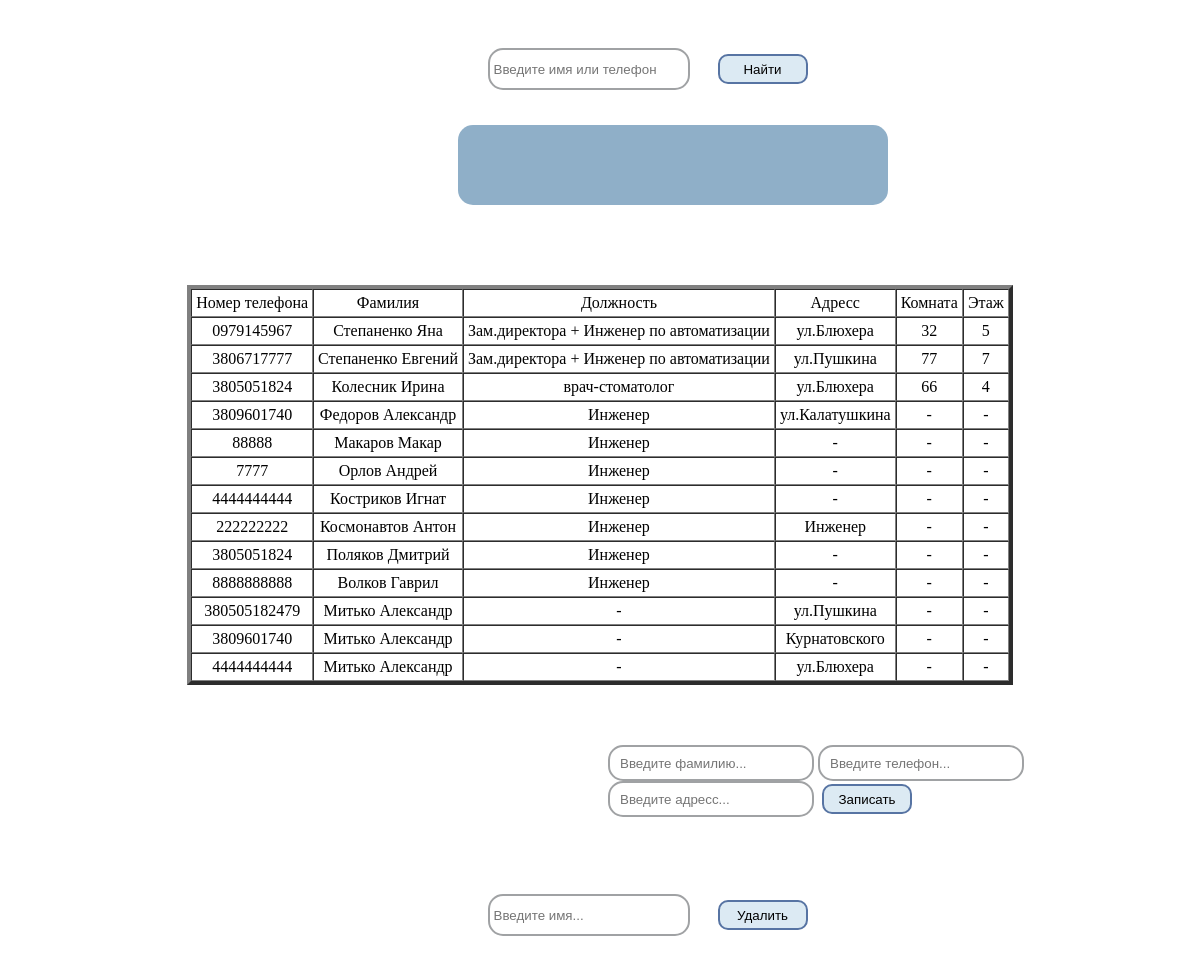
The page / on the database its author committed.
### main/models.py (models this page shows, shortened)
class Catalog(models.Model):
    phone = models.CharField(max_length=50, null=True, blank=True)
    name = models.CharField(max_length=50, null=True, blank=True)
    position = models.CharField(max_length=50, null=True, blank=True)
    address = models.CharField(max_length=50, null=True, blank=True)
    room = models.CharField(max_length=50, null=True, blank=True)
    floor = models.CharField(max_length=50, null=True, blank=True)
    photo = models.ImageField(null=True, blank=True)

### main/views.py (the view, shortened to what this page needs)
# urls.py: path('', views.main, name='main')
def main(request):
    list_name = Catalog.objects.all()
    x = request.GET.get('n')
    if request.method == "POST":
        e = request.POST['new']
        phone = request.POST['phone']
        address = request.POST['address']
        f = Catalog.objects.create(name=e, phone=phone, address=address)
    m = request.GET.get('z')
    Catalog.objects.filter(name=m).delete()
    return render(request, 'main/main.html', locals())

### main/templates/main/main.html (shortened to what this page needs)
<!DOCTYPE html>
<html lang="en">
<head>
    {% load static %}
    <link rel="stylesheet" href="{% static 'css/main.css' %}">
</head>
<body>
<form action="" method="GET">
    <input type="text" name="n" class="search" placeholder="Введите имя или телефон" value="{% if x %}  {{ x }}{% endif %}">
    <button id="button" type="submit">Найти</button>
</form>
<div id="display">
</div>
<table border="4" cellpadding="4" cellspacing="0" align="center" >
    <tr align="center">
        <td>Номер телефона</td>
        <td>Фамилия</td>
        <td>Должность</td>
        <td>Адресс</td>
        <td>Комната</td>
        <td>Этаж</td>
    </tr>
    {%  for i in list_name %}
    <tr align="center">
        <td>{{ i.phone }}</td>
        <td>{{ i.name }}</td>
        <td>
            {% if not i.position %}
                -
            {% else %}
                {{ i.position }}
            {% endif %}
        </td>
        <td>
            {% if i.address == None %}
                 -
            {% else %}
                {{ i.address }}
            {% endif %}
        </td>
        <td>
            {% if i.room == None %}
                 -
            {% else %}
                {{ i.room }}
            {% endif %}
        </td>
        <td>
            {% if not i.floor %}
                 -
            {% else %}
                {{ i.floor }}
            {% endif %}
        </td>
    </tr>
    {% endfor %}
</table>
<form action="" method="post" enctype="multipart/form-data" >
    <div id="new">
        <input type="text" name="new" class="new" placeholder="Введите фамилию...">
        <input type="text" name="phone" class="new" placeholder="Введите телефон...">
        <input type="text" name="address" class="new" placeholder="Введите адресс...">
        <button id="button" type="submit">Записать</button>
    </div>
</form>
<form action="" method="GET">
    <input type="text" name="z" class="search" placeholder="Введите имя...">
    <button type="submit" id="button">Удалить</button>
</form>
</body>
</html>

### static/css/main.css (style rules this page uses)
#button { background: rgba(143, 187, 217, 0.31); margin: 1px 4px 40px; border-radius: 10px; border: #5774a3 solid 2px; height: 30px; width: 90px; padding: 4px; }
.search { margin: 40px 20px 20px 40.5%; border-radius: 15px; height: 30px; width: 190px; border: #a0a2a4 solid 2px; padding: 4px; }
#display { margin: 1px 1px 80px 38%; text-align: center; background: rgba(116, 156, 187, 0.8); max-width: 400px; min-height: 50px; border-radius: 15px; padding: 15px; }
.new { padding-left: 10px; border-radius: 15px; height: 30px; width: 190px; border: #a0a2a4 solid 2px; }
#new { margin-left: 600px; margin-top: 60px; }

### rows shown on the page
Catalog: phone "0979145967", name "Степаненко Яна", position "Зам.директора + Инженер по автоматизации", address "ул.Блюхера", room "32", floor "5"
Catalog: phone "3806717777", name "Степаненко Евгений", position "Зам.директора + Инженер по автоматизации", address "ул.Пушкина", room "77", floor "7"
Catalog: phone "3805051824", name "Колесник Ирина", position "врач-стоматолог", address "ул.Блюхера", room "66", floor "4"
Catalog: phone "3809601740", name "Федоров Александр", position "Инженер", address "ул.Калатушкина"
Catalog: phone "88888", name "Макаров Макар", position "Инженер"
Catalog: phone "7777", name "Орлов Андрей", position "Инженер"
Catalog: phone "4444444444", name "Костриков Игнат", position "Инженер"
Catalog: phone "222222222", name "Космонавтов Антон", position "Инженер", address "Инженер"
Catalog: phone "3805051824", name "Поляков Дмитрий", position "Инженер"
Catalog: phone "8888888888", name "Волков Гаврил", position "Инженер"
Catalog: phone "380505182479", name "Митько Александр", address "ул.Пушкина"
Catalog: phone "3809601740", name "Митько Александр", address "Курнатовского"
Catalog: phone "4444444444", name "Митько Александр", address "ул.Блюхера"
